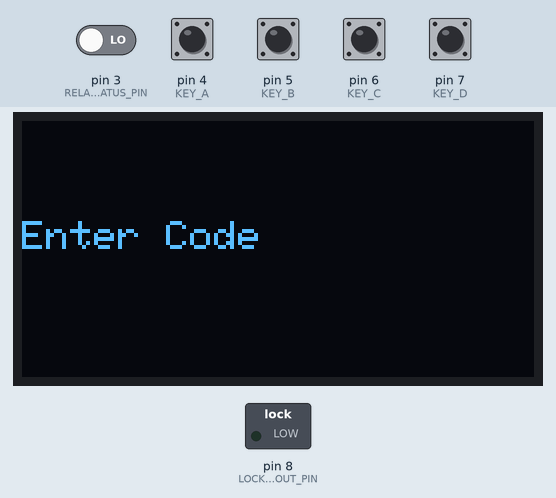
Bench run of a sketch on a simulated Arduino Uno, built with avr-gcc and run on an emulated ATmega328P. On the bench: 128×64 one-colour display, switched loads named in the sketch (green lamp = pin HIGH). The inputs (shaded band) are chosen by the test bench; at power-on: pin 4 (KEY_A), pin 5 (KEY_B), pin 6 (KEY_C), pin 7 (KEY_D) HIGH, pin 3 (RELAY_STATUS_PIN) LOW.

Above: at 1.2 s.
1.3 s: pin 4 (KEY_A) pulled LOW for 1 s
At 2.1 s:
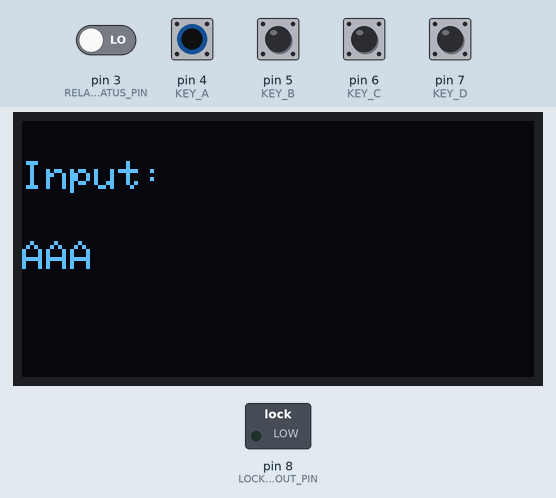
At 3.0 s:
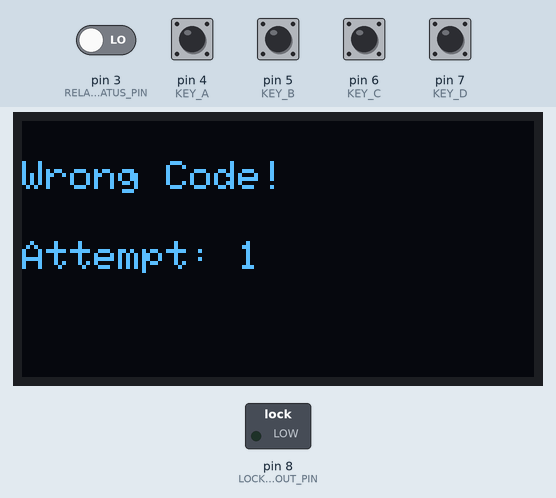
4.7 s: pin 3 (RELAY_STATUS_PIN) driven HIGH
At 5.0 s:
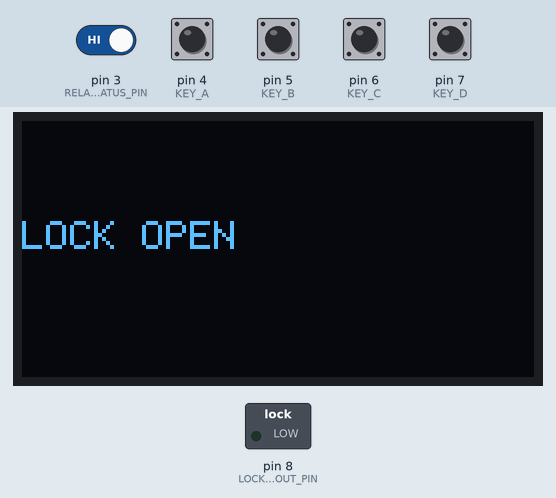
6.2 s: pin 5 (KEY_B) pulled LOW for 1 s
At 7.6 s:
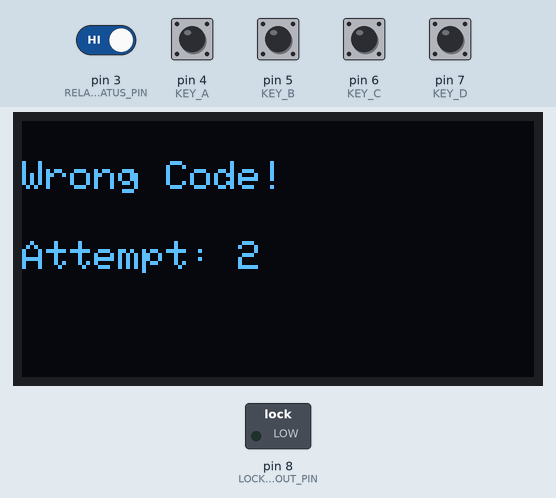
8.7 s: pin 6 (KEY_C) pulled LOW for 0.15 s
10.4 s: pin 7 (KEY_D) pulled LOW for 0.15 s
12.1 s: pin 4 (KEY_A) pulled LOW for 0.15 s
Timing chart, 0 to 14.8 s (numbered marks = the images above; inputs shaded):
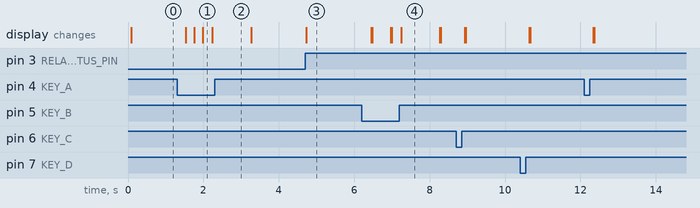

Measured:
- after the input at 1.3 s, the display: first changes after 0.23 s (image 1 shows a later state)
- after the input at 4.7 s, the display: changes at once (image 3)
- after the input at 6.2 s, the display: first changes after 0.25 s (image 4 shows a later state)
- what the display in image 4 shows lasts 1.1 s, from 7.2 s to 8.3 s

The sketch:

lockcode.ino
```cpp
#include <Wire.h>
#include <Adafruit_GFX.h>
#include <Adafruit_SSD1306.h>

#define SCREEN_WIDTH 128
#define SCREEN_HEIGHT 64
#define OLED_RESET -1

Adafruit_SSD1306 display(SCREEN_WIDTH, SCREEN_HEIGHT, &Wire, OLED_RESET);

// ---- Key Pins ----
#define KEY_A 4
#define KEY_B 5
#define KEY_C 6
#define KEY_D 7

#define RELAY_STATUS_PIN 3
#define LOCKOUT_OUT_PIN 8

#define MAX_ATTEMPTS 4
#define LOCKOUT_TIME 60000UL

String correctCode = "ABDC";
String inputCode = "";

int wrongCount = 0;
bool lockoutActive = false;
unsigned long lockoutStart = 0;

void setup() {

  Serial.begin(9600);

  pinMode(KEY_A, INPUT_PULLUP);
  pinMode(KEY_B, INPUT_PULLUP);
  pinMode(KEY_C, INPUT_PULLUP);
  pinMode(KEY_D, INPUT_PULLUP);

  pinMode(RELAY_STATUS_PIN, INPUT);
  pinMode(LOCKOUT_OUT_PIN, OUTPUT);
  digitalWrite(LOCKOUT_OUT_PIN, LOW);

  Wire.begin();   // important

  // ---- Try 0x3C first ----
  if (!display.begin(SSD1306_SWITCHCAPVCC, 0x3C)) {

    Serial.println("0x3C failed, trying 0x3D...");

    if (!display.begin(SSD1306_SWITCHCAPVCC, 0x3D)) {
      Serial.println("OLED not found!");
      while (1);   // stop here
    }
  }

  display.clearDisplay();
  display.setTextSize(1);
  display.setTextColor(SSD1306_WHITE);
  display.display();

  showMessage("Enter Code");
}

void loop() {

  if (lockoutActive) {
    handleLockout();
    return;
  }

  checkKeyPress();

  if (digitalRead(RELAY_STATUS_PIN) == HIGH) {
    showMessage("LOCK OPEN");
  }
}

// -------- Key Detection --------

void checkKeyPress() {

  if (digitalRead(KEY_A) == LOW) addKey('A');
  if (digitalRead(KEY_B) == LOW) addKey('B');
  if (digitalRead(KEY_C) == LOW) addKey('C');
  if (digitalRead(KEY_D) == LOW) addKey('D');
}

void addKey(char key) {

  delay(200);

  inputCode += key;

  display.clearDisplay();
  display.setCursor(0, 10);
  display.println("Input:");
  display.setCursor(0, 30);
  display.println(inputCode);
  display.display();

  if (inputCode.length() == 4) {

    if (inputCode == correctCode) {
      showMessage("Correct Code");
      delay(1000);
    }
    else {
      wrongCount++;
      showWrong();
    }

    inputCode = "";
  }
}

// -------- Lockout --------

void handleLockout() {

  unsigned long elapsed = millis() - lockoutStart;

  if (elapsed >= LOCKOUT_TIME) {
    lockoutActive = false;
    wrongCount = 0;
    digitalWrite(LOCKOUT_OUT_PIN, LOW);
    showMessage("Enter Code");
  }
  else {
    int remain = (LOCKOUT_TIME - elapsed) / 1000;
    showCountdown(remain);
  }
}

// -------- Display --------

void showWrong() {

  display.clearDisplay();
  display.setCursor(0, 10);
  display.println("Wrong Code!");
  display.setCursor(0, 30);
  display.print("Attempt: ");
  display.print(wrongCount);
  display.display();

  delay(1000);

  if (wrongCount >= MAX_ATTEMPTS) {
    lockoutActive = true;
    lockoutStart = millis();
    digitalWrite(LOCKOUT_OUT_PIN, HIGH);
  }

  showMessage("Enter Code");
}

void showMessage(String msg) {
  display.clearDisplay();
  display.setCursor(0, 25);
  display.println(msg);
  display.display();
}

void showCountdown(int sec) {
  display.clearDisplay();
  display.setCursor(0, 10);
  display.println("LOCKED OUT!");
  display.setCursor(0, 30);
  display.print("Wait: ");
  display.print(sec);
  display.println(" sec");
  display.display();
}
```
